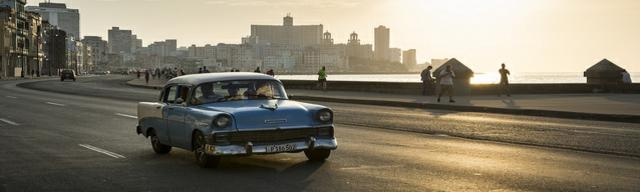
#> input picture csvp_visualSLAM/assets/test.jpg, 640 x 192 px, given in place of predictions.jpg, which was not available
$ jupyter execute --allow-errors Colab_notebook.ipynb   (shell and % lines are left out)   (text cells are left out)
#> lines starting #> are read from the running program, lines starting #| are printed output that depends on the picture; pictures that were not available may be replaced by others from this repository, and a replacement may not be noted
[cell 1]
# clone darknet repo

[cell 2]
# change makefile to have GPU and OPENCV enabled
%cd darknet

[cell 3]
# verify CUDA

[cell 4]
# make darknet (build)

[cell 5]
# get yolov3 pretrained coco dataset weights

[cell 6]
# define helper functions
def imShow(path):
#> called with path = 'predictions.jpg'
  import cv2
  import matplotlib.pyplot as plt
  %matplotlib inline

  image = cv2.imread(path)
#> image is the input picture: shape (192, 640, 3); mean B, G, R 105.7, 122.9, 130.1
  height, width = image.shape[:2]
#> height = 192; width = 640
  resized_image = cv2.resize(image,(3*width, 3*height), interpolation = cv2.INTER_CUBIC)

  fig = plt.gcf()
  fig.set_size_inches(18, 10)
  plt.axis("off")
  plt.imshow(cv2.cvtColor(resized_image, cv2.COLOR_BGR2RGB))
  plt.show()
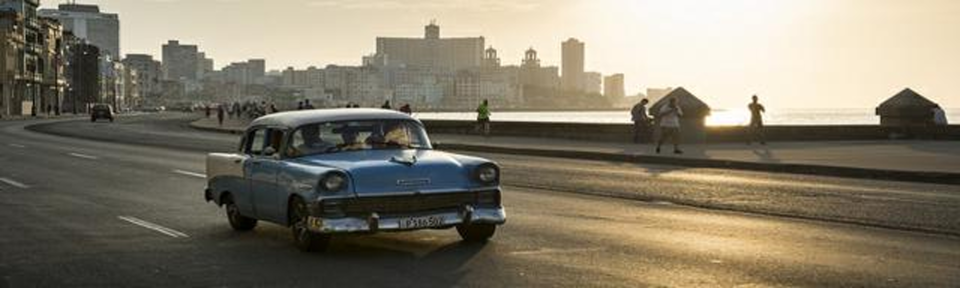
#> shown: shape (576, 1920, 3) (shown at 1/2 size); mean R, G, B 130.1, 122.9, 105.7

# use this to upload files
def upload():
  from google.colab import files
  uploaded = files.upload()
#> the answer given: test.jpg
  for name, data in uploaded.items():
    with open(name, 'wb') as f:
      f.write(data)
      print ('saved file', name)

# use this to download a file
def download(path):
  from google.colab import files
  files.download(path)

[cell 7]
# run darknet detection

[cell 8]
# show image using our helper function
imShow('predictions.jpg')

[cell 9]
# look we can run another detection!
imShow('predictions.jpg')

#> (a cell that did not finish here is left out)

[cell 11]
# upload an image to root directory (I uploaded an image called street.jpg, you can upload anything)
%cd ..
upload()

[cell 12]
# make sure you are in the darknet folder to run the detections command!
%cd darknet
imShow('predictions.jpg')

[cell 13]
%cd ..
from google.colab import drive
drive.mount('/content/gdrive')

[cell 14]
# this creates a symbolic link so that now the path /content/gdrive/My\ Drive/ is equal to /mydrive

[cell 15]
# run darknet command with google drive image (my image path is /images/plane.jpg)
%cd darknet
imShow('predictions.jpg')

[cell 16]
# LOCAL MACHINE DOWNLOAD
# if you get an error first run then run it again and it should work
download('predictions.jpg')

[cell 17]
# this is where my zip is stored (I created a yolov3 folder where I will get my required files from)

[cell 18]
# copy the .zip file into the root directory of cloud VM

[cell 19]
# unzip the zip file and its contents should now be in /darknet/data/obj

[cell 20]
# download cfg to google drive and change its name

[cell 21]
# to download to local machine (change its name to yolov3_custom.cfg once you download)
download('cfg/yolov3.cfg')

[cell 22]
# upload the custom .cfg back to cloud VM from Google Drive

# upload the custom .cfg back to cloud VM from local machine (uncomment to use)
#%cd cfg
#upload()
#%cd ..

[cell 23]
# upload the obj.names and obj.data files to cloud VM from Google Drive

# upload the obj.names and obj.data files to cloud VM from local machine (uncomment to use)
#%cd data
#upload()
#%cd ..

[cell 24]
# upload the generate_train.py script to cloud VM from Google Drive

# upload the generate_train.py script to cloud VM from local machine (uncomment to use)
#upload()

[cell 25]
# verify train.txt can be seen in our darknet/data folder

[cell 26]
# upload pretrained convolutional layer weights

[cell 27]
# train your custom detector

[cell 28]
imShow('chart.png')
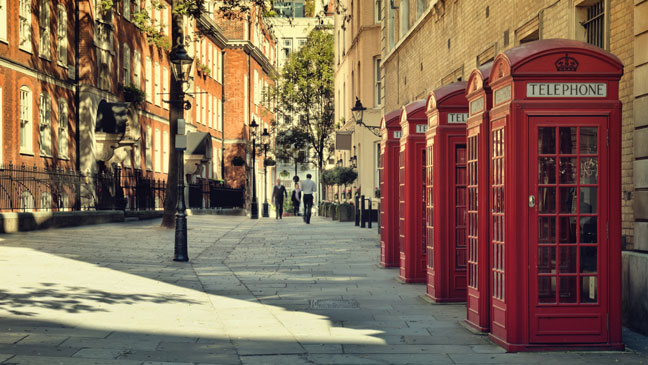
#> input picture csvp_visualSLAM/assets/test2.jpg, 648 x 365 px, given in place of chart.png, which was not available
#> in imShow, image is the input picture: shape (365, 648, 3); mean B, G, R 86.2, 106.6, 132
#> in imShow (call 5), `plt.show()`:
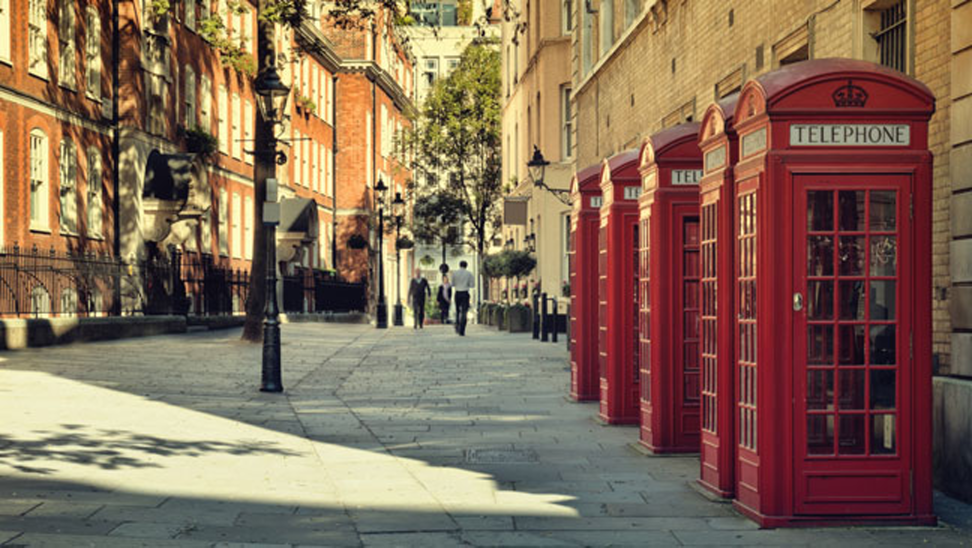
#> shown: shape (1095, 1944, 3) (shown at 1/2 size); mean R, G, B 132, 106.6, 86.2

[cell 29]
# need to set our custom cfg to test mode
%cd cfg
%cd ..

[cell 30]
# run your custom detector with this command (upload an image to your google drive to test, thresh flag sets accuracy that detection must be in order to show it)
imShow('predictions.jpg')
